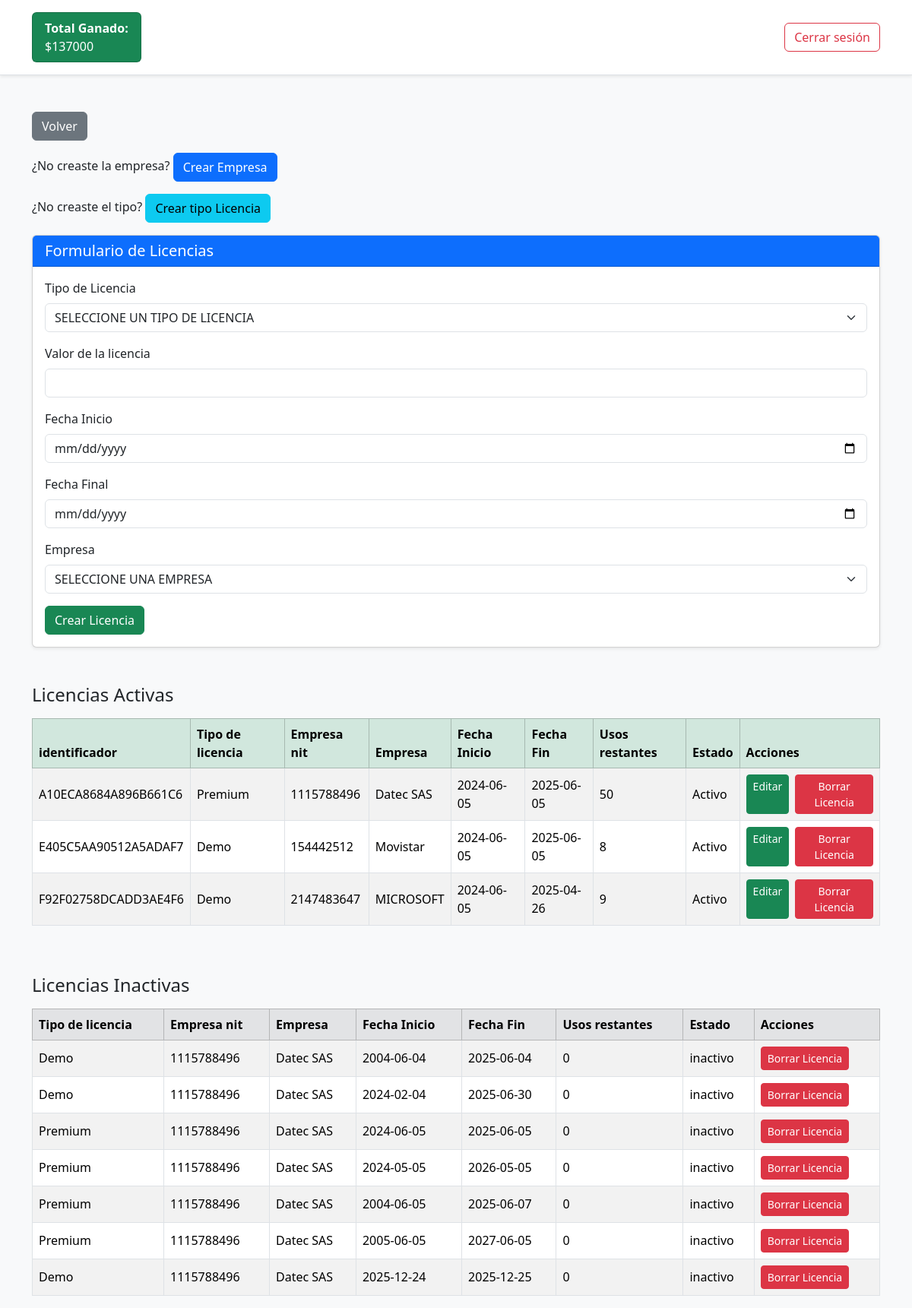
The page /roles/superAdministrador/createLicencias.php (signed in) on the database its author committed.
### tables this page shows
CREATE TABLE `licencias` (
  `id_licencia` varchar(20) NOT NULL,
  `id_tipo_licencia` int(11) NOT NULL,
  `valor` int(11) NOT NULL,
  `fecha_inicio` date NOT NULL,
  `fecha_fn` date NOT NULL,
  `UsosGastados` int(11) NOT NULL,
  `id_empresa` int(11) NOT NULL,
  `id_estado` int(11) NOT NULL,
  `created_at` timestamp NOT NULL DEFAULT current_timestamp()
);

CREATE TABLE `tipolicencia` (
  `id_tipo_licencia` int(11) NOT NULL,
  `Nombre` varchar(50) NOT NULL,
  `Usos` int(11) NOT NULL
);

CREATE TABLE `empresa` (
  `id_empresa` int(11) NOT NULL,
  `nombreEmpresa` varchar(50) NOT NULL,
  `direccion` varchar(100) NOT NULL,
  `id_estado` int(11) NOT NULL
);

CREATE TABLE `estado` (
  `id_estado` int(11) NOT NULL,
  `estado` varchar(45) NOT NULL
);

### roles/superAdministrador/createLicencias.php (the view, shortened to what this page needs)
<?php
$conexion = new database;
$con = $conexion->conectar();
?>
<!DOCTYPE html>
<html lang="en">
<head>
    <link href="https://cdn.jsdelivr.net/npm/bootstrap@5.3.3/dist/css/bootstrap.min.css" rel="stylesheet">
</head>
<body class="bg-light">
    <header class="bg-white border-bottom shadow-sm mb-4">
        <div class="container d-flex justify-content-between align-items-center py-3">
            <?php
            $total = $con->prepare("SELECT sum(valor) FROM licencias");
            $total->execute();
            $total = $total->fetchColumn();
            ?>
            <div class="card bg-success text-white px-3 py-2">
                <strong>Total Ganado:</strong> $<?php echo $total ?>
            </div>
            <button class="btn btn-outline-danger" onclick="window.location.href='../../includes/sesion_destroy.php'">Cerrar sesión</button>
        </div>
    </header>
    <div class="container mt-5">
        <button onclick="window.location.href='index.php'" class="btn btn-secondary mb-3">Volver</button>
        <div class="mb-3">
            <span>¿No creaste la empresa?</span>
            <button onclick="window.location.href='create.php'" class="btn btn-primary">Crear Empresa</button>
        </div>
        <div class="mb-3">
            <span>¿No creaste el tipo?</span>
            <button onclick="window.location.href='tiposLicencias.php'" class="btn btn-info">Crear tipo Licencia</button>
        </div>
        <div class="card shadow-sm">
            <div class="card-header bg-primary text-white">
                <h5 class="mb-0">Formulario de Licencias</h5>
            </div>
            <div class="card-body">
                <form action="" method="POST" enctype="multipart/form-data">
                    <div class="mb-3">
                        <label for="tipo_licencia" class="form-label">Tipo de Licencia</label>
                        <select name="tipo_licencia" id="tipo_licencia" class="form-select" required>
                            <option selected disabled value="">SELECCIONE UN TIPO DE LICENCIA</option>
                        </select>
                    </div>
                    <div class="mb-3">
                        <label for="valor" class="form-label">Valor de la licencia</label>
                        <input type="number" name="valor" class="form-control" required>
                    </div>
                    <div class="mb-3">
                        <label for="fecha_inicio" class="form-label">Fecha Inicio</label>
                        <input type="date" name="fecha_inicio" id="fecha_inicio" class="form-control" required>
                    </div>
                    <div class="mb-3">
                        <label for="fecha_fin" class="form-label">Fecha Final</label>
                        <input type="date" name="fecha_fin" id="fecha_fin" class="form-control" required>
                    </div>
                    <div class="mb-3">
                        <label for="id_empresa" class="form-label">Empresa</label>
                        <select name="id_empresa" id="id_empresa" class="form-select">
                            <option selected disabled>SELECCIONE UNA EMPRESA</option>
                        </select>
                    </div>
                    <button type="submit" class="btn btn-success" name="CrearLicencia">Crear Licencia</button>
                </form>
            </div>
        </div>
    </div>
    <div class="container mt-5">
        <h4 class="mb-3">Licencias Activas</h4>
        <div class="table-responsive">
            <table class="table table-bordered table-striped align-middle">
                <thead class="table-success">
                    <tr>
                        <th>identificador</th>
                        <th>Tipo de licencia</th>
                        <th>Empresa nit</th>
                        <th>Empresa</th>
                        <th>Fecha Inicio</th>
                        <th>Fecha Fin</th>
                        <th>Usos restantes</th>
                        <th>Estado</th>
                        <th>Acciones</th>
                    </tr>
                </thead>
                <tbody>
                    <?php
                    $LicenciasActivas = $con->prepare(
                        "SELECT  licencias.id_licencia, tp.Nombre,sas.nombreEmpresa,sas.id_empresa, licencias.fecha_inicio, licencias.fecha_fn, licencias.UsosGastados Usos, e.estado FROM licencias
                    INNER JOIN empresa sas ON licencias.id_empresa = sas.id_empresa
                    INNER JOIN tipolicencia tp ON tp.id_tipo_licencia = licencias.id_tipo_licencia
                    INNER JOIN estado e ON e.id_estado = licencias.id_estado WHERE licencias.id_estado = 1;"
                    );
                    $LicenciasActivas->execute();
                    $LicenciasActivas = $LicenciasActivas->fetchAll(PDO::FETCH_ASSOC);
                    foreach ($LicenciasActivas as $licenciaActiva) { ?>
                        <tr>
                            <td><?php echo $licenciaActiva['id_licencia']; ?></td>
                            <td><?php echo $licenciaActiva['Nombre']; ?></td>
                            <td><?php echo $licenciaActiva['id_empresa']; ?></td>
                            <td><?php echo $licenciaActiva['nombreEmpresa']; ?></td>
                            <td><?php echo $licenciaActiva['fecha_inicio']; ?></td>
                            <td><?php echo $licenciaActiva['fecha_fn']; ?></td>
                            <td><?php echo $licenciaActiva['Usos']; ?></td>
                            <td><?php echo $licenciaActiva['estado']; ?></td>
                            <td>
                                <div class="d-flex gap-2">
                                <a href="editarLicencias.php?editar=<?php echo $licenciaActiva['id_licencia']; ?>" class="btn btn-sm btn-success">Editar</a>
                                    <form action="" method="POST">
                                        <button type="submit" name="borrar" class="btn btn-danger btn-sm" onclick="return confirm('Deseas Borrar esta licencia')">Borrar Licencia</button>
                                    </form>
                                </div>
                            </td>
                        </tr>
                    <?php } ?>
                </tbody>
            </table>
        </div>
    </div>
    <div class="container mt-5">
        <h4 class="mb-3">Licencias Inactivas</h4>
        <div class="table-responsive">
            <table class="table table-bordered table-striped align-middle">
                <thead class="table-secondary">
                    <tr>
                        <th>Tipo de licencia</th>
                        <th>Empresa nit</th>
                        <th>Empresa</th>
                        <th>Fecha Inicio</th>
                        <th>Fecha Fin</th>
                        <th>Usos restantes</th>
                        <th>Estado</th>
                        <th>Acciones</th>
                    </tr>
                </thead>
                <tbody>
                    <?php
                    $Licenciasinactivas = $con->prepare(
                        "SELECT tp.Nombre,sas.nombreEmpresa,sas.id_empresa, licencias.fecha_inicio, licencias.fecha_fn, licencias.UsosGastados Usos, e.estado FROM licencias
                    INNER JOIN empresa sas ON licencias.id_empresa = sas.id_empresa
                    INNER JOIN tipolicencia tp ON tp.id_tipo_licencia = licencias.id_tipo_licencia
                    INNER JOIN estado e ON e.id_estado = licencias.id_estado WHERE licencias.id_estado = 2;"
                    );
                    $Licenciasinactivas->execute();
                    $Licenciasinactivas = $Licenciasinactivas->fetchAll(PDO::FETCH_ASSOC);
                    foreach ($Licenciasinactivas as $licenciainactiva) { ?>
                        <tr>
                            <td><?php echo $licenciainactiva['Nombre']; ?></td>
                            <td><?php echo $licenciainactiva['id_empresa']; ?></td>
                            <td><?php echo $licenciainactiva['nombreEmpresa']; ?></td>
                            <td><?php echo $licenciainactiva['fecha_inicio']; ?></td>
                            <td><?php echo $licenciainactiva['fecha_fn']; ?></td>
                            <td><?php echo $licenciainactiva['Usos']; ?></td>
                            <td><?php echo $licenciainactiva['estado']; ?></td>
                            <td>
                                <div class="d-flex gap-2">
                                    <form action="">
                                        <button type="submit" class="btn btn-danger btn-sm">Borrar Licencia</button>
                                    </form>
                                </div>
                            </td>
                        </tr>
                    <?php } ?>
                </tbody>
            </table>
        </div>
    </div>
</body>
</html>

### rows shown on the page
licencias: id_licencia "A10ECA8684A896B661C6", id_tipo_licencia.Nombre "Premium", id_empresa.id_empresa "1115788496", id_empresa.nombreEmpresa "Datec SAS", fecha_inicio "2024-06-05", fecha_fn "2025-06-05", UsosGastados "50", id_estado.estado "Activo"
licencias: id_licencia "E405C5AA90512A5ADAF7", id_tipo_licencia.Nombre "Demo", id_empresa.id_empresa "154442512", id_empresa.nombreEmpresa "Movistar", fecha_inicio "2024-06-05", fecha_fn "2025-06-05", UsosGastados "8", id_estado.estado "Activo"
licencias: id_licencia "F92F02758DCADD3AE4F6", id_tipo_licencia.Nombre "Demo", id_empresa.id_empresa "2147483647", id_empresa.nombreEmpresa "MICROSOFT", fecha_inicio "2024-06-05", fecha_fn "2025-04-26", UsosGastados "9", id_estado.estado "Activo"
licencias: id_tipo_licencia.Nombre "Demo", id_empresa.id_empresa "1115788496", id_empresa.nombreEmpresa "Datec SAS", fecha_inicio "2004-06-04", fecha_fn "2025-06-04", UsosGastados "0", id_estado.estado "inactivo"
licencias: id_tipo_licencia.Nombre "Demo", id_empresa.id_empresa "1115788496", id_empresa.nombreEmpresa "Datec SAS", fecha_inicio "2024-02-04", fecha_fn "2025-06-30", UsosGastados "0", id_estado.estado "inactivo"
licencias: id_tipo_licencia.Nombre "Premium", id_empresa.id_empresa "1115788496", id_empresa.nombreEmpresa "Datec SAS", fecha_inicio "2024-06-05", fecha_fn "2025-06-05", UsosGastados "0", id_estado.estado "inactivo"
licencias: id_tipo_licencia.Nombre "Premium", id_empresa.id_empresa "1115788496", id_empresa.nombreEmpresa "Datec SAS", fecha_inicio "2024-05-05", fecha_fn "2026-05-05", UsosGastados "0", id_estado.estado "inactivo"
licencias: id_tipo_licencia.Nombre "Premium", id_empresa.id_empresa "1115788496", id_empresa.nombreEmpresa "Datec SAS", fecha_inicio "2004-06-05", fecha_fn "2025-06-07", UsosGastados "0", id_estado.estado "inactivo"
licencias: id_tipo_licencia.Nombre "Premium", id_empresa.id_empresa "1115788496", id_empresa.nombreEmpresa "Datec SAS", fecha_inicio "2005-06-05", fecha_fn "2027-06-05", UsosGastados "0", id_estado.estado "inactivo"
licencias: id_tipo_licencia.Nombre "Demo", id_empresa.id_empresa "1115788496", id_empresa.nombreEmpresa "Datec SAS", fecha_inicio "2025-12-24", fecha_fn "2025-12-25", UsosGastados "0", id_estado.estado "inactivo"

### other values the page prints
$total "137000"
